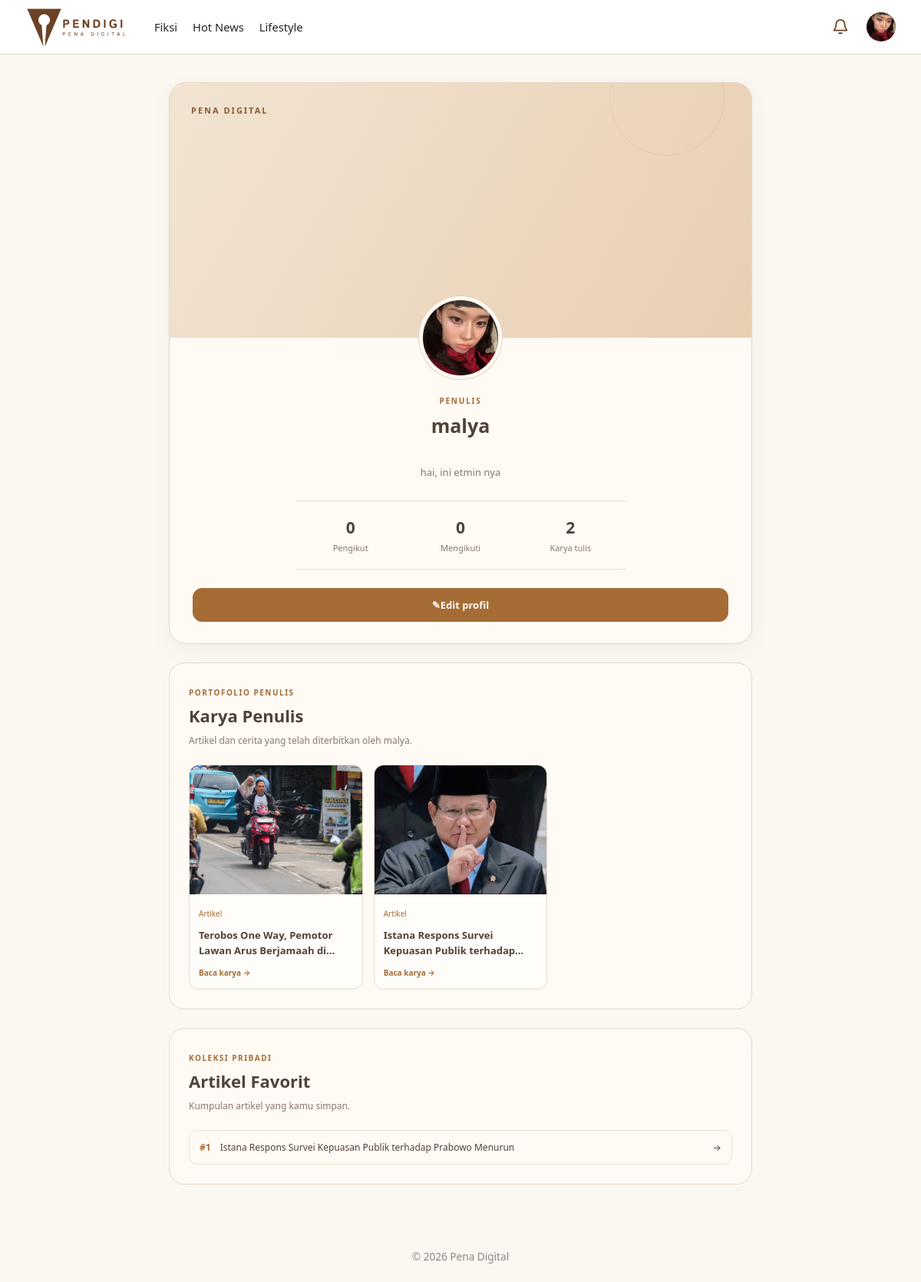
Page /accounts/profile/ (signed in) on the committed database.
### articles/models.py (models this page shows, shortened)
class Categories(models.Model):
    name = models.CharField(max_length=50, unique=True)
    class Meta:
        verbose_name_plural = "Categories"

class Articles(models.Model):
    title = models.CharField(max_length=100)
    thumbnail = models.ImageField(upload_to='articles/thumbnails/', null=True, blank=True)
    content = models.TextField()
    category = models.ForeignKey(Categories, on_delete=models.CASCADE, related_name='articles')
    contributor = models.ForeignKey(
        Users, on_delete=models.CASCADE,
        limit_choices_to={'status_kontributor': StatusKontributor.APPROVED},
        related_name='articles'
    )
    status = models.CharField(
        max_length=20,
        choices=StatusArticle.choices,
        default=StatusArticle.PENDING
    )
    rejection_reason = models.TextField(blank=True)
    is_featured = models.BooleanField(default=False)
    views_count = models.PositiveIntegerField(default=0)
    published_at = models.DateTimeField(null=True, blank=True)
    created_at = models.DateTimeField(auto_now_add=True)
    class Meta:
        ordering = ['-created_at']

### accounts/models.py (models this page shows, shortened)
class Users(AbstractUser):
    role = models.CharField(
        max_length=20,
        choices=Role.choices,
        default=Role.PEMBACA
    )
    status_kontributor = models.CharField(
        max_length=20,
        choices=StatusKontributor.choices,
        default=StatusKontributor.NONE
    )
    profile_picture = models.ImageField(upload_to='profile_pictures/', null=True, blank=True)
    bio = models.CharField(max_length=150, blank=True)
    banner_picture = models.ImageField(
        upload_to='profile_banners/',
        blank=True,
        null=True,
    )
    publisher_id = models.CharField(
        max_length=20,
        unique=True,
        null=True,
        blank=True,
        verbose_name='ID Publisher',
    )

### reading_journal/models.py (models this page shows, shortened)
class FavoriteArticles(models.Model):
    user = models.ForeignKey(Users, on_delete=models.CASCADE, related_name='favorite_articles')
    article = models.ForeignKey(Articles, on_delete=models.CASCADE, related_name='favorited_by')
    rank_order = models.IntegerField(validators=[MinValueValidator(1), MaxValueValidator(4)])
    class Meta:
        ordering = ['rank_order']
        constraints = [
            models.UniqueConstraint(fields=['user', 'rank_order'], name='unique_user_rank_order'),
            models.UniqueConstraint(fields=['user', 'article'], name='unique_user_favorite_article'),
        ]

### accounts/views.py (the view)
# urls.py: path('profile/', profile_view, name='profile'),
@login_required
def profile_view(request, username=None):
    if username:
        profile_user = get_object_or_404(
            Users,
            username=username,
        )
    else:
        profile_user = request.user
    is_own_profile = profile_user.pk == request.user.pk
    followers_count = Follow.objects.filter(
        following=profile_user,
    ).count()
    following_count = Follow.objects.filter(
        follower=profile_user,
    ).count()
    is_following = False
    if not is_own_profile:
        is_following = Follow.objects.filter(
            follower=request.user,
            following=profile_user,
        ).exists()
    published_articles = list(
        profile_user.articles.filter(
            status='approved',
        ).select_related(
            'category',
        ).order_by('-pk')
    )
    published_stories = list(
        profile_user.stories.filter(
            status='approved',
        ).order_by('-pk')
    )
    for article in published_articles:
        article.work_type = 'article'
        article.work_date = getattr(article, 'created_at', None)
    for story in published_stories:
        story.work_type = 'story'
        story.work_date = getattr(story, 'created_at', None)
    all_works = published_articles + published_stories
    all_works.sort(
        key=lambda work: (
            work.work_date is not None,
            work.work_date if work.work_date is not None else work.pk,
            work.pk,
        ),
        reverse=True,
    )
    showcase_works = all_works[:3]
    published_count = len(all_works)
    favorites = []
    stories = []
    form = None
    if is_own_profile:
        favorites = request.user.favorite_articles.select_related(
            'article',
        ).all()
        if request.method == 'POST':
            form = ProfileUpdateForm(
                request.POST,
                request.FILES,
                instance=request.user,
            )
            if form.is_valid():
                form.save()
                messages.success(
                    request,
                    'Profil berhasil diperbarui!',
                )
                return redirect('profile')
        else:
            form = ProfileUpdateForm(
                instance=request.user,
            )
    return render(
        request,
        'accounts/profile.html',
        {
            'profile_user': profile_user,
            'is_own_profile': is_own_profile,
            'is_following': is_following,
            'followers_count': followers_count,
            'following_count': following_count,
            'showcase_works': showcase_works,
            'published_count': published_count,
            'favorites': favorites,
            'form': form,
        },
    )

### accounts/templates/accounts/profile.html (shortened to what this page needs)
{% extends 'app_base.html' %}
{% load static %}
{% block extra_css %}
<link rel="stylesheet" href="{% static 'css/profile.css' %}">
{% endblock %}
{% block content %}
<main class="public-profile-page">
    <section class="public-profile-card">
        <div class="public-profile-banner">
            {% if profile_user.banner_picture %}
                <img
                    src="{{ profile_user.banner_picture.url }}"
                    alt="Banner {{ profile_user.username }}"
                >
            {% else %}
                <div class="public-banner-placeholder">
                    <span>PENA DIGITAL</span>
                    <span class="banner-decoration"></span>
                </div>
            {% endif %}
        </div>
        <div class="public-profile-content">
            <div class="public-profile-avatar">
                {% if profile_user.profile_picture %}
                    <img
                        src="{{ profile_user.profile_picture.url }}"
                        alt="Foto profil {{ profile_user.username }}"
                    >
                {% else %}
                    <span>{{ profile_user.username|first|upper }}</span>
                {% endif %}
            </div>
            <div class="public-profile-identity">
                {% if profile_user.status_kontributor == 'approved' %}
                    <span class="public-profile-role">PENULIS</span>
                {% else %}
                    <span class="public-profile-role">PEMBACA</span>
                {% endif %}
                <h1>{{ profile_user.username }}</h1>
                <p class="public-profile-bio">
                    {{ profile_user.bio|default:"Belum ada bio." }}
                </p>
            </div>
            <div class="public-profile-stats">
                <div class="public-profile-stat">
                    <strong>{{ followers_count|default:0 }}</strong>
                    <span>Pengikut</span>
                </div>
                <div class="public-profile-stat">
                    <strong>{{ following_count|default:0 }}</strong>
                    <span>Mengikuti</span>
                </div>
                <div class="public-profile-stat">
                    <strong>{{ published_count|default:0 }}</strong>
                    <span>Karya tulis</span>
                </div>
            </div>
            <div class="public-profile-actions">
                {% if is_own_profile %}
                    <a
                        href="{% url 'edit_profile' %}"
                        class="public-edit-profile-button"
                    >
                        <span aria-hidden="true">✎</span>
                        Edit profil
                    </a>
                {% endif %}
            </div>
        </div>
    </section>
    {% if profile_user.status_kontributor == 'approved' %}
        <section class="public-profile-works">
            <div class="public-works-heading">
                <div>
                    <span class="public-works-eyebrow">
                        PORTOFOLIO PENULIS
                    </span>
                    <h2>Karya Penulis</h2>
                    <p>
                        Artikel dan cerita yang telah diterbitkan oleh
                        {{ profile_user.username }}.
                    </p>
                </div>
            </div>
            <div class="public-works-grid">
                {% for work in showcase_works %}
                    <a
                        href="{% if work.work_type == 'article' %}{% url 'articles:article_detail' work.pk %}{% else %}{% url 'fiction:chapter_list' work.pk %}{% endif %}"
                        class="public-work-card"
                    >
                        <div class="public-work-cover">
                            {% if work.thumbnail %}
                                <img
                                    src="{{ work.thumbnail.url }}"
                                    alt="{{ work.title }}"
                                    loading="lazy"
                                >
                            {% elif work.cover %}
                                <img
                                    src="{{ work.cover.url }}"
                                    alt="{{ work.title }}"
                                    loading="lazy"
                                >
                            {% else %}
                                <div class="public-work-placeholder">
                                    <span>PENA DIGITAL</span>
                                </div>
                            {% endif %}
                        </div>
                        <div class="public-work-info">
                            <span class="public-work-category">
                                {% if work.work_type == 'article' %}
                                    Artikel
                                {% else %}
                                    Cerita fiksi
                                {% endif %}
                            </span>
                            <h3>{{ work.title }}</h3>
                            <span class="public-work-read">
                                Baca karya →
                            </span>
                        </div>
                    </a>
                {% endfor %}
            </div>
        </section>
    {% endif %}
    {% if is_own_profile %}
        <section class="public-profile-works">
            <div class="public-works-heading">
                <div>
                    <span class="public-works-eyebrow">
                        KOLEKSI PRIBADI
                    </span>
                    <h2>Artikel Favorit</h2>
                    <p>Kumpulan artikel yang kamu simpan.</p>
                </div>
            </div>
            <div class="public-favorite-list">
                {% for fav in favorites %}
                    <a
                        href="{% url 'articles:article_detail' fav.article.pk %}"
                        class="public-favorite-item"
                    >
                        <span class="public-favorite-rank">
                            #{{ forloop.counter }}
                        </span>
                        <span>{{ fav.article.title }}</span>
                        <span aria-hidden="true">→</span>
                    </a>
                {% empty %}
                    <p class="public-profile-muted">
                        Kamu belum memiliki artikel favorit.
                    </p>
                {% endfor %}
            </div>
        </section>
    {% endif %}
</main>
{% endblock %}

### templates/app_base.html (shortened to what this page needs)
{% extends 'base.html' %}
{% load static %}
{% block body %}
<header class="navbar">
    <a
        href="{% url 'articles:article_list' %}"
        class="brand"
    >
        <img
            src="{% static 'images/pendigi-logo-tulisan.svg' %}"
            alt="Pena Digital"
            class="logo"
        >
    </a>
    <div
        class="navbar-collapse"
        id="navbarCollapse"
    >
        <nav class="nav-links">
            {% for cat in navbar_categories %}
                {% if cat.name|lower != 'non-fiksi' %}
                    {% if cat.name|lower == 'fiksi' %}
                        <a href="{% url 'fiction:story_list' %}">
                            {{ cat.name }}
                        </a>
                    {% else %}
                        <a href="{% url 'articles:article_list' %}?kategori={{ cat.name|urlencode }}">
                            {{ cat.name }}
                        </a>
                    {% endif %}
                {% endif %}
            {% endfor %}
        </nav>
        <div class="navbar-actions">
            {% if user.is_authenticated %}
            <div class="navbar-dropdown notification-dropdown">
                <button
                    type="button"
                    class="navbar-icon-button notification-button"
                    aria-label="Notifikasi"
                    aria-expanded="false"
                    title="Notifikasi"
                >
                    <svg
                        xmlns="http://www.w3.org/2000/svg"
                        width="22"
                        height="22"
                        viewBox="0 0 24 24"
                        fill="none"
                        stroke="currentColor"
                        stroke-width="2"
                        stroke-linecap="round"
                        stroke-linejoin="round"
                    >
                        <path d="M18 8a6 6 0 0 0-12 0c0 7-3 7-3 9h18c0-2-3-2-3-9"/>
                        <path d="M10 21h4"/>
                    </svg>
                </button>
            </div>
                <div class="navbar-dropdown profile-dropdown">
                    <button
                        type="button"
                        class="navbar-profile-button"
                        aria-label="Menu profil"
                        aria-expanded="false"
                    >
                        {% if user.profile_picture %}
                            <img
                                src="{{ user.profile_picture.url }}"
                                alt="{{ user.username }}"
                                class="navbar-profile-avatar"
                            >
                        {% else %}
                            <span class="navbar-profile-avatar navbar-profile-placeholder">
                                {{ user.username|first|upper }}
                            </span>
                        {% endif %}
                    </button>
                </div>
            {% endif %}
        </div>
    </div>
</header>
<main class="content">
    {% block content %}
    {% endblock %}
</main>
<footer class="footer">
    <p>
        &copy; {% now 'Y' %} Pena Digital
    </p>
</footer>
{% endblock %}

### templates/base.html (shortened to what this page needs)
{% load static %}
<!DOCTYPE html>
<html lang="id">
<head>
    <link rel="stylesheet" href="{% static 'css/base.css' %}">
    {% block extra_css %}{% endblock %}
</head>
<body>
    {% block body %}{% endblock %}
</body>
</html>

### rows in the picture
Categories: name "Fiksi"
Categories: name "Hot News"
Categories: name "Lifestyle"
Users: profile_picture (picture), username "malya", bio "hai, ini etmin nya"
Articles: thumbnail (picture), shows "Artikel", title "Terobos One Way, Pemotor Lawan Arus Berjamaah…"
Articles: thumbnail (picture), shows "Artikel", title "Istana Respons Survei Kepuasan Publik…"
FavoriteArticles: article "Istana Respons Survei Kepuasan Publik terhadap Prabowo Menurun"

### other values in the picture
{{ followers_count|default:0 }} "0"
{{ following_count|default:0 }} "0"
{{ published_count|default:0 }} "2"
